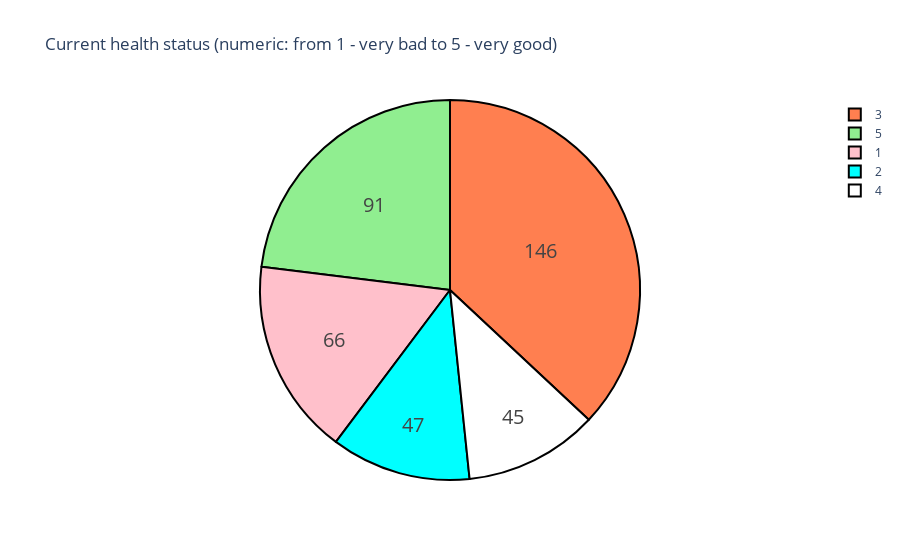

Here is the notebook cell this chart was saved with:
### Markdown cell above
- 果然还是单身狗多（来自单身二十年的小男孩的微笑=:）

**学生健康**

### Code cell
labels = data["health"].unique().tolist()
amount = data["health"].value_counts().tolist()

colors = ["coral","lightgreen","pink","cyan","white"]

trace = go.Pie(labels=labels, values=amount,
               hoverinfo='label+percent', textinfo='value', 
               textfont=dict(size=20),
               marker=dict(colors=colors, 
                           line=dict(color='#000000', width=2)))

dt = [trace]
layout = go.Layout(title="Current health status (numeric: from 1 - very bad to 5 - very good)")

fig = go.Figure(data=dt, layout=layout)
iplot(fig, filename = 'h_chart')

### Figure 1 — Plotly figure (JSON) as saved in the notebook; plotly's stock layout.template omitted (floating-point values rounded to 4 significant figures)
{"data": [{"hoverinfo": "label+percent", "labels": [3, 5, 1, 2, 4], "marker": {"colors": ["coral", "lightgreen", "pink", "cyan", "white"], "line": {"color": "#000000", "width": 2}}, "textfont": {"size": 20}, "textinfo": "value", "type": "pie", "values": [146, 91, 66, 47, 45]}], "layout": {"title": {"text": "Current health status (numeric: from 1 - very bad to 5 - very good)"}}}
